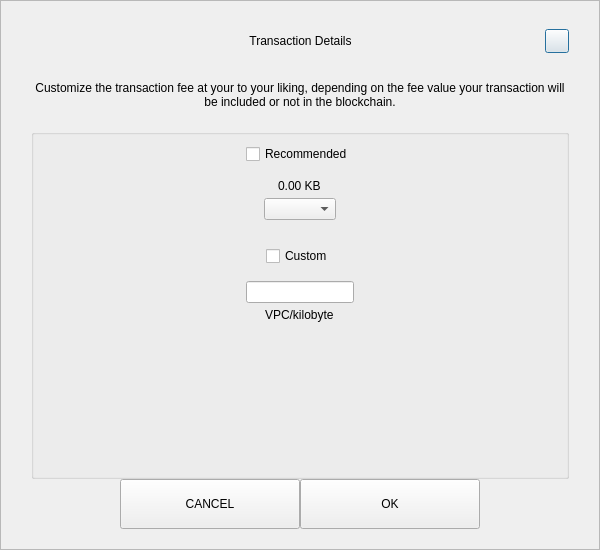
<?xml version="1.0" encoding="UTF-8"?>
<ui version="4.0">
 <class>SendCustomFeeDialog</class>
 <widget class="QDialog" name="SendCustomFeeDialog">
  <property name="geometry">
   <rect>
    <x>0</x>
    <y>0</y>
    <width>600</width>
    <height>550</height>
   </rect>
  </property>
  <property name="windowTitle">
   <string>Form</string>
  </property>
  <layout class="QVBoxLayout" name="verticalLayout_3">
   <property name="spacing">
    <number>0</number>
   </property>
   <property name="leftMargin">
    <number>0</number>
   </property>
   <property name="topMargin">
    <number>0</number>
   </property>
   <property name="rightMargin">
    <number>0</number>
   </property>
   <property name="bottomMargin">
    <number>0</number>
   </property>
   <item>
    <widget class="QFrame" name="frame">
     <property name="styleSheet">
      <string notr="true"/>
     </property>
     <property name="frameShape">
      <enum>QFrame::StyledPanel</enum>
     </property>
     <property name="frameShadow">
      <enum>QFrame::Raised</enum>
     </property>
     <layout class="QVBoxLayout" name="verticalLayout_2">
      <property name="spacing">
       <number>0</number>
      </property>
      <property name="leftMargin">
       <number>30</number>
      </property>
      <property name="topMargin">
       <number>20</number>
      </property>
      <property name="rightMargin">
       <number>30</number>
      </property>
      <property name="bottomMargin">
       <number>20</number>
      </property>
      <item>
       <layout class="QHBoxLayout" name="horizontalLayout_3">
        <property name="spacing">
         <number>0</number>
        </property>
        <item>
         <spacer name="horizontalSpacer_21">
          <property name="orientation">
           <enum>Qt::Horizontal</enum>
          </property>
          <property name="sizeHint" stdset="0">
           <size>
            <width>40</width>
            <height>20</height>
           </size>
          </property>
         </spacer>
        </item>
        <item>
         <widget class="QLabel" name="labelTitle">
          <property name="minimumSize">
           <size>
            <width>0</width>
            <height>40</height>
           </size>
          </property>
          <property name="maximumSize">
           <size>
            <width>16777215</width>
            <height>40</height>
           </size>
          </property>
          <property name="styleSheet">
           <string notr="true">padding-left:24px;</string>
          </property>
          <property name="text">
           <string>Transaction Details</string>
          </property>
          <property name="alignment">
           <set>Qt::AlignCenter</set>
          </property>
          <property name="margin">
           <number>7</number>
          </property>
         </widget>
        </item>
        <item>
         <spacer name="horizontalSpacer">
          <property name="orientation">
           <enum>Qt::Horizontal</enum>
          </property>
          <property name="sizeHint" stdset="0">
           <size>
            <width>40</width>
            <height>20</height>
           </size>
          </property>
         </spacer>
        </item>
        <item>
         <widget class="QPushButton" name="btnEsc">
          <property name="minimumSize">
           <size>
            <width>24</width>
            <height>24</height>
           </size>
          </property>
          <property name="maximumSize">
           <size>
            <width>24</width>
            <height>24</height>
           </size>
          </property>
          <property name="text">
           <string/>
          </property>
         </widget>
        </item>
       </layout>
      </item>
      <item>
       <spacer name="verticalSpacer_2">
        <property name="orientation">
         <enum>Qt::Vertical</enum>
        </property>
        <property name="sizeType">
         <enum>QSizePolicy::Fixed</enum>
        </property>
        <property name="sizeHint" stdset="0">
         <size>
          <width>20</width>
          <height>20</height>
         </size>
        </property>
       </spacer>
      </item>
      <item>
       <widget class="QLabel" name="labelMessage">
        <property name="text">
         <string>Customize the transaction fee at your to your liking, depending on the fee value your transaction will be included or not in the blockchain.</string>
        </property>
        <property name="alignment">
         <set>Qt::AlignCenter</set>
        </property>
        <property name="wordWrap">
         <bool>true</bool>
        </property>
       </widget>
      </item>
      <item>
       <spacer name="verticalSpacer_3">
        <property name="orientation">
         <enum>Qt::Vertical</enum>
        </property>
        <property name="sizeType">
         <enum>QSizePolicy::Fixed</enum>
        </property>
        <property name="sizeHint" stdset="0">
         <size>
          <width>20</width>
          <height>20</height>
         </size>
        </property>
       </spacer>
      </item>
      <item>
       <widget class="QGroupBox" name="groupBox">
        <property name="title">
         <string/>
        </property>
        <layout class="QVBoxLayout" name="verticalLayout">
         <property name="leftMargin">
          <number>12</number>
         </property>
         <property name="rightMargin">
          <number>12</number>
         </property>
         <item>
          <layout class="QVBoxLayout" name="verticalLayout_4">
           <property name="spacing">
            <number>5</number>
           </property>
           <item alignment="Qt::AlignHCenter">
            <widget class="QCheckBox" name="checkBoxRecommended">
             <property name="text">
              <string>Recommended</string>
             </property>
            </widget>
           </item>
           <item>
            <spacer name="verticalSpacer_5">
             <property name="orientation">
              <enum>Qt::Vertical</enum>
             </property>
             <property name="sizeType">
              <enum>QSizePolicy::Fixed</enum>
             </property>
             <property name="sizeHint" stdset="0">
              <size>
               <width>20</width>
               <height>10</height>
              </size>
             </property>
            </spacer>
           </item>
           <item alignment="Qt::AlignHCenter">
            <widget class="QLabel" name="labelFee">
             <property name="text">
              <string>0.00 KB</string>
             </property>
            </widget>
           </item>
           <item alignment="Qt::AlignHCenter">
            <widget class="QComboBox" name="comboBoxRecommended"/>
           </item>
          </layout>
         </item>
         <item>
          <spacer name="verticalSpacer">
           <property name="orientation">
            <enum>Qt::Vertical</enum>
           </property>
           <property name="sizeType">
            <enum>QSizePolicy::Fixed</enum>
           </property>
           <property name="sizeHint" stdset="0">
            <size>
             <width>20</width>
             <height>20</height>
            </size>
           </property>
          </spacer>
         </item>
         <item>
          <layout class="QVBoxLayout" name="verticalLayout_5">
           <property name="spacing">
            <number>5</number>
           </property>
           <item alignment="Qt::AlignHCenter">
            <widget class="QCheckBox" name="checkBoxCustom">
             <property name="text">
              <string>Custom</string>
             </property>
            </widget>
           </item>
           <item>
            <spacer name="verticalSpacer_6">
             <property name="orientation">
              <enum>Qt::Vertical</enum>
             </property>
             <property name="sizeType">
              <enum>QSizePolicy::Fixed</enum>
             </property>
             <property name="sizeHint" stdset="0">
              <size>
               <width>20</width>
               <height>10</height>
              </size>
             </property>
            </spacer>
           </item>
           <item alignment="Qt::AlignHCenter">
            <widget class="QLineEdit" name="lineEditCustomFee"/>
           </item>
           <item alignment="Qt::AlignHCenter">
            <widget class="QLabel" name="labelCustomFee">
             <property name="text">
              <string>VPC/kilobyte</string>
             </property>
            </widget>
           </item>
          </layout>
         </item>
         <item>
          <spacer name="verticalSpacer_4">
           <property name="orientation">
            <enum>Qt::Vertical</enum>
           </property>
           <property name="sizeHint" stdset="0">
            <size>
             <width>20</width>
             <height>40</height>
            </size>
           </property>
          </spacer>
         </item>
        </layout>
       </widget>
      </item>
      <item>
       <layout class="QHBoxLayout" name="horizontalLayout" stretch="1,2,2,1">
        <item>
         <spacer name="horizontalSpacer1">
          <property name="orientation">
           <enum>Qt::Horizontal</enum>
          </property>
          <property name="sizeHint" stdset="0">
           <size>
            <width>40</width>
            <height>20</height>
           </size>
          </property>
         </spacer>
        </item>
        <item>
         <widget class="QPushButton" name="btnCancel">
          <property name="minimumSize">
           <size>
            <width>180</width>
            <height>50</height>
           </size>
          </property>
          <property name="focusPolicy">
           <enum>Qt::NoFocus</enum>
          </property>
          <property name="text">
           <string>CANCEL</string>
          </property>
         </widget>
        </item>
        <item>
         <widget class="QPushButton" name="btnSave">
          <property name="minimumSize">
           <size>
            <width>180</width>
            <height>50</height>
           </size>
          </property>
          <property name="focusPolicy">
           <enum>Qt::NoFocus</enum>
          </property>
          <property name="text">
           <string>OK</string>
          </property>
         </widget>
        </item>
        <item>
         <spacer name="horizontalSpacer_2">
          <property name="orientation">
           <enum>Qt::Horizontal</enum>
          </property>
          <property name="sizeHint" stdset="0">
           <size>
            <width>40</width>
            <height>20</height>
           </size>
          </property>
         </spacer>
        </item>
       </layout>
      </item>
     </layout>
    </widget>
   </item>
  </layout>
 </widget>
 <resources/>
 <connections/>
</ui>
